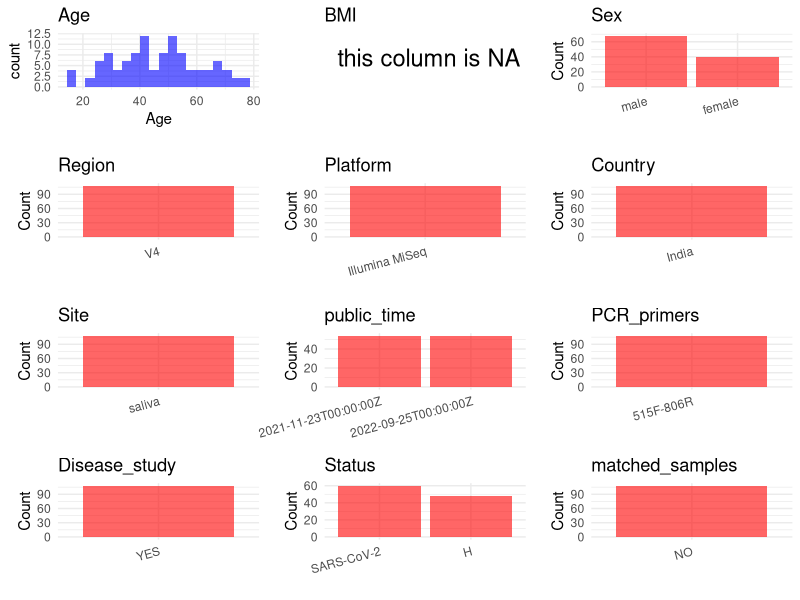

Source code (R): (Note: this script raises an error after producing the figure.)
## ---- chunk 1
# Load necessary libraries
library(dplyr)
library(ggplot2)
library(cowplot)
# Set working directory (update this path to your local directory)
setwd("/Users/dongbiao/Documents/oral/global-oral-microbiome/data/projects/PRJNA780671/")

# Read the initial metadata files
initial_meta<-read.csv("SraRunTable.csv",header = T)

head(initial_meta)
## ---- chunk 2
# Create a uniform metadata dataframe
metadata <- data.frame(
  BioProject = initial_meta$BioProject,
  Run = initial_meta$Run,
  sample_name = initial_meta$`Sample.Name`,
  Age = initial_meta$AGE,
  BMI = NA,
  Sex = initial_meta$sex,
  Region = "V4",
  Platform = initial_meta$Instrument,
  Country = "India",
  Site = "saliva",
  public_time = initial_meta$ReleaseDate,
  stringsAsFactors = FALSE
)
## ---- chunk 3
# Add information obtained from the publication
metadata$PCR_primers <- "515F-806R"
metadata$title <- "Oral dysbiosis and its linkage with SARS-CoV-2 infection"
metadata$Disease_study <- "YES"

# Assign disease status based on sample_name patterns
metadata$Status <- ifelse(grepl("^N", initial_meta$`Sample.Name`), "H", ifelse(grepl("^SA", initial_meta$`Sample.Name`), "SARS-CoV-2", initial_meta$`Sample.Name`))

# Create matched_samples column
metadata$matched_samples <- "NO"

# Check initial data distribution
cat("Initial sample distribution:\n")
table(metadata$sample_name)
table(metadata$Site)
## ---- chunk 4
# Check the number of unique runs and sample names
print(paste("Number of unique runs:", length(unique(metadata$Run))))
print(paste("Number of unique sample names:", length(unique(metadata$sample_name))))
## ---- chunk 5
# Select columns for visualization
plot_data <- metadata %>%
  select(-BioProject, -Run, -sample_name, -title)

# Function to create simple plots for each column
create_simple_plots <- function(data) {
  plots <- list()
  
  for (col in colnames(data)) {
    # Check if the column is all NA
    if (all(is.na(data[[col]]))) {
      # Create an empty plot with text indicating all NA
      p <- ggplot() +
        annotate("text", x = 0.5, y = 0.5, label = "this column is NA", size = 6) +
        labs(title = col) +
        theme_void()
    } else if (is.numeric(data[[col]])) {
      # Numeric variable: histogram
      p <- ggplot(data, aes(x = .data[[col]])) +
        geom_histogram(fill = "blue", alpha = 0.6, bins = 20, na.rm = TRUE) +
        labs(title = col) +
        theme_minimal()
    } else {
      # Categorical variable: bar plot (remove NA values)
      count_data <- as.data.frame(table(data[[col]], useNA = "ifany"))
      p <- ggplot(count_data, aes(x = reorder(Var1, -Freq), y = Freq)) +
        geom_col(fill = "red", alpha = 0.6) +
        labs(title = col, x = NULL, y = "Count") +
        theme_minimal() +
        theme(axis.text.x = element_text(angle = 15, hjust = 1))
    }
    plots[[col]] <- p
  }
  
  return(plots)
}

# Generate and arrange plots
plots <- create_simple_plots(plot_data)
p<-plot_grid(plots$Age, 
          plots$BMI, 
          plots$Sex, 
          plots$Region, 
          plots$Platform, 
          plots$Country, 
          plots$Site,
          plots$public_time, 
          plots$PCR_primers,
          plots$Disease_study,
          plots$Status,
          plots$matched_samples,# add 
          ncol = 3, align = "hv", axis = "lb")
ggsave("Metadata_Summary.png", plot = p, width = 8, height = 6, dpi = 150)
## ---- chunk 6
knitr::include_graphics("Metadata_Summary.png")
## ---- chunk 7
# Reorder columns to match the desired format
metadata <- metadata[, c(
  "BioProject", "Run", "sample_name", "Age", "BMI", "Sex", 
  "Region", "Platform", "Country", "Site", "public_time", 
  "PCR_primers", "title", "Disease_study", "Status","matched_samples"
)]

# Export the uniform metadata to a CSV file
write.csv(metadata, file = "metadata.csv", quote = FALSE)
head(metadata)
